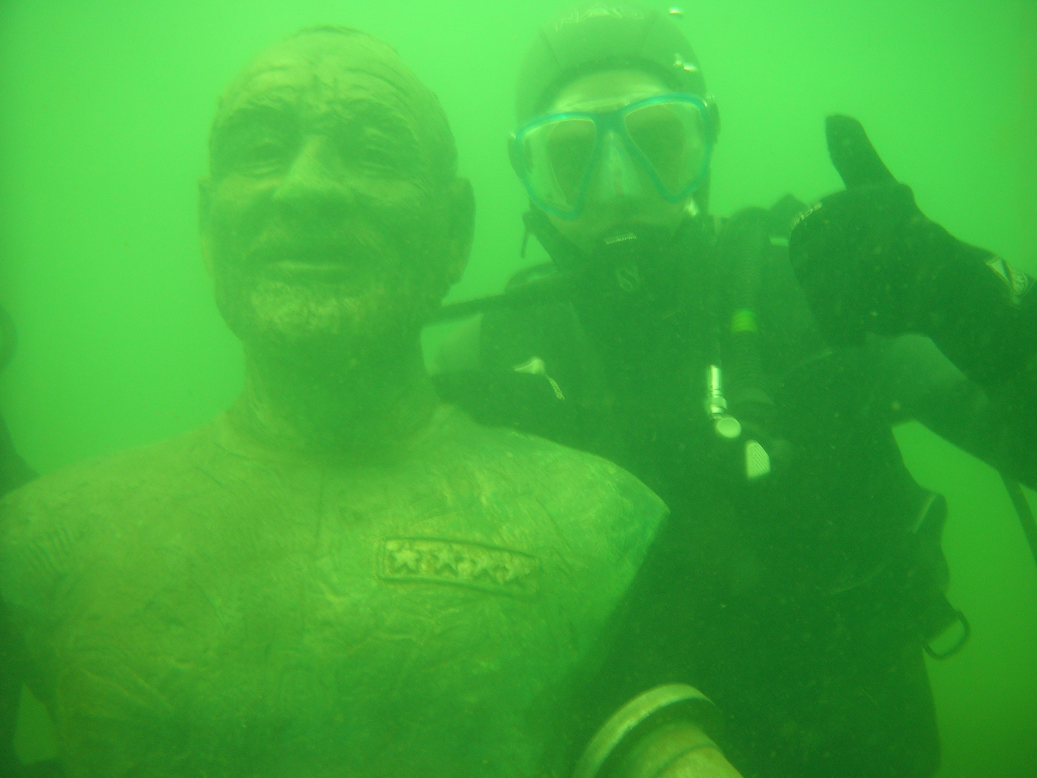
#> input picture uiqm/m906_img_.png, 1037 x 778 px, found by its file name; its folder holds only this picture in this run
$ python metric_uiqm.py   (older library calls are emulated)
#> lines starting #> are read from the running program, lines starting #| are printed output that depends on the picture; long printed decimals are rounded
'''
Metrics for unferwater image quality evaluation.

Author: Xuelei Chen
Email: chenxuelei@hotmail.com

Usage:
python evaluate.py RESULT_PATH
'''
import numpy as np
# from skimage.measure import  compare_ssim
import math
import sys
from skimage import io, color, filters
import os
import math

def nmetrics(a):
    rgb = a
    # lab = color.rgb2lab(a)
    gray = color.rgb2gray(a)
    # [31 lines of commented-out code are left out]
    p1 = 0.0282
    p2 = 0.2953
    p3 = 3.5753

    #1st term UICM
    rg = rgb[:,:,0] - rgb[:,:,1]
    yb = (rgb[:,:,0] + rgb[:,:,1]) / 2 - rgb[:,:,2]
    rgl = np.sort(rg,axis=None)
    ybl = np.sort(yb,axis=None)
    al1 = 0.1
    al2 = 0.1
    T1 = int(al1 * len(rgl))
    T2 = int(al2 * len(rgl))
    rgl_tr = rgl[T1:-T2]
    ybl_tr = ybl[T1:-T2]

    urg = np.mean(rgl_tr)
    s2rg = np.mean((rgl_tr - urg) ** 2)
    uyb = np.mean(ybl_tr)
    s2yb = np.mean((ybl_tr- uyb) ** 2)

    uicm =-0.0268 * np.sqrt(urg**2 + uyb**2) + 0.1586 * np.sqrt(s2rg + s2yb)

    #2nd term UISM (k1k2=8x8)
    Rsobel = rgb[:,:,0] * filters.sobel(rgb[:,:,0])
    Gsobel = rgb[:,:,1] * filters.sobel(rgb[:,:,1])
    Bsobel = rgb[:,:,2] * filters.sobel(rgb[:,:,2])

    Rsobel=np.round(Rsobel).astype(np.uint8)
    Gsobel=np.round(Gsobel).astype(np.uint8)
    Bsobel=np.round(Bsobel).astype(np.uint8)

    Reme = eme(Rsobel)
    Geme = eme(Gsobel)
    Beme = eme(Bsobel)

    uism = 0.299 * Reme + 0.587 * Geme + 0.114 * Beme

    #3rd term UIConM
    uiconm = logamee(gray)

    uiqm = p1 * uicm + p2 * uism + p3 * uiconm
    print(uicm, uism, uiconm)
    return uiqm

def eme(ch,blocksize=8):

    num_x = math.ceil(ch.shape[0] / blocksize)
    num_y = math.ceil(ch.shape[1] / blocksize)

    eme = 0
    w = 2. / (num_x * num_y)
    for i in range(num_x):

        xlb = i * blocksize
        if i < num_x - 1:
            xrb = (i+1) * blocksize
        else:
            xrb = ch.shape[0]

        for j in range(num_y):

            ylb = j * blocksize
            if j < num_y - 1:
                yrb = (j+1) * blocksize
            else:
                yrb = ch.shape[1]

            block = ch[xlb:xrb,ylb:yrb]

            blockmin = float(np.min(block))
            blockmax = float(np.max(block))

            # # old version
            # if blockmin == 0.0: eme += 0
            # elif blockmax == 0.0: eme += 0
            # else: eme += w * math.log(blockmax / blockmin)

            # new version
            if blockmin == 0: blockmin+=1
            if blockmax == 0: blockmax+=1
            eme += w * math.log(blockmax / blockmin)
    return eme

def plipsum(i,j,gamma=1026):
    return i + j - i * j / gamma

def plipsub(i,j,k=1026):
    return k * (i - j) / (k - j)

def plipmult(c,j,gamma=1026):
    return gamma - gamma * (1 - j / gamma)**c

def logamee(ch,blocksize=8):

    num_x = math.ceil(ch.shape[0] / blocksize)
    num_y = math.ceil(ch.shape[1] / blocksize)

    s = 0
    w = 1. / (num_x * num_y)
    for i in range(num_x):

        xlb = i * blocksize
        if i < num_x - 1:
            xrb = (i+1) * blocksize
        else:
            xrb = ch.shape[0]

        for j in range(num_y):

            ylb = j * blocksize
            if j < num_y - 1:
                yrb = (j+1) * blocksize
            else:
                yrb = ch.shape[1]

            block = ch[xlb:xrb,ylb:yrb]
            blockmin = float(np.min(block))
            blockmax = float(np.max(block))

            top = plipsub(blockmax,blockmin)
            bottom = plipsum(blockmax,blockmin)

            m = top/bottom
            if m ==0.:
                s+=0
            else:
                s += (m) * np.log(m)

    return plipmult(w,s)

def main():
    result_path = r'D:\workspace\python\uie-metric\uiqm'

    result_dirs = os.listdir(result_path)

    sumuiqm = 0.

    N=0
    for imgdir in result_dirs:
        if '.png' in imgdir:
            #corrected image
            corrected = io.imread(os.path.join(result_path,imgdir))
#> corrected is the input picture: shape (778, 1037, 3); mean R, G, B 64.9, 172.3, 56.9

            uiqm = nmetrics(corrected)
#> in nmetrics, `gray = color.rgb2gray(a)`:
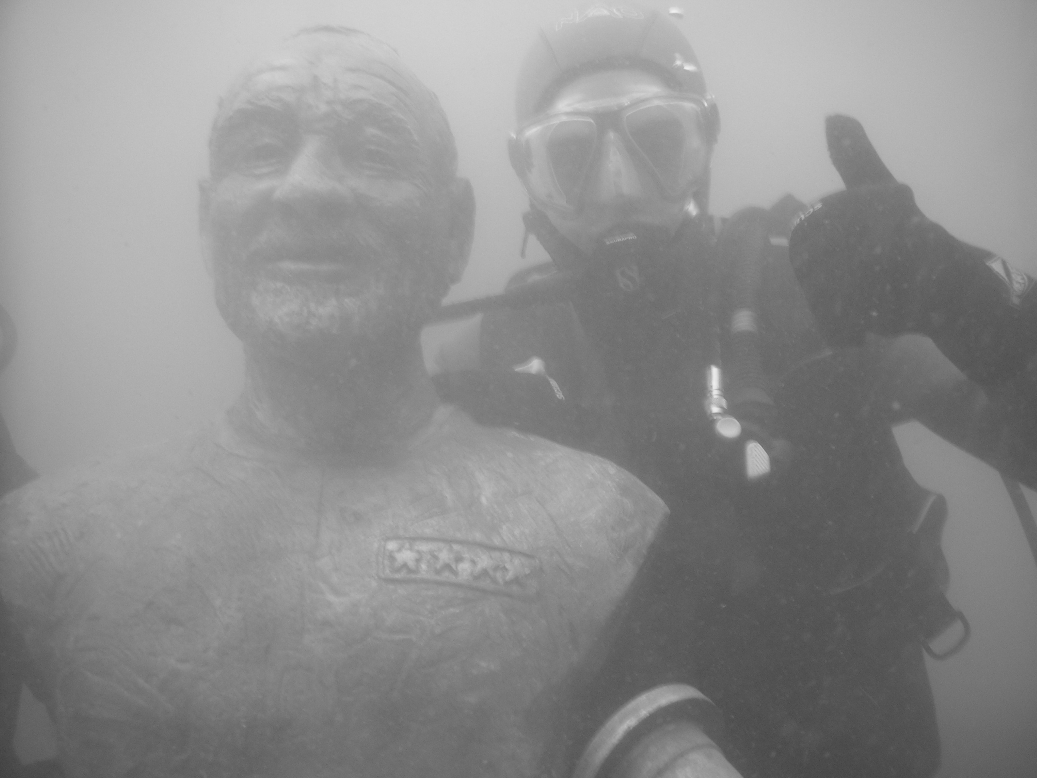
#> gray: shape (778, 1037) float64; min 0.25, max 0.94, mean 0.553
#> in nmetrics, `rg = rgb[:,:,0] - rgb[:,:,1]`:
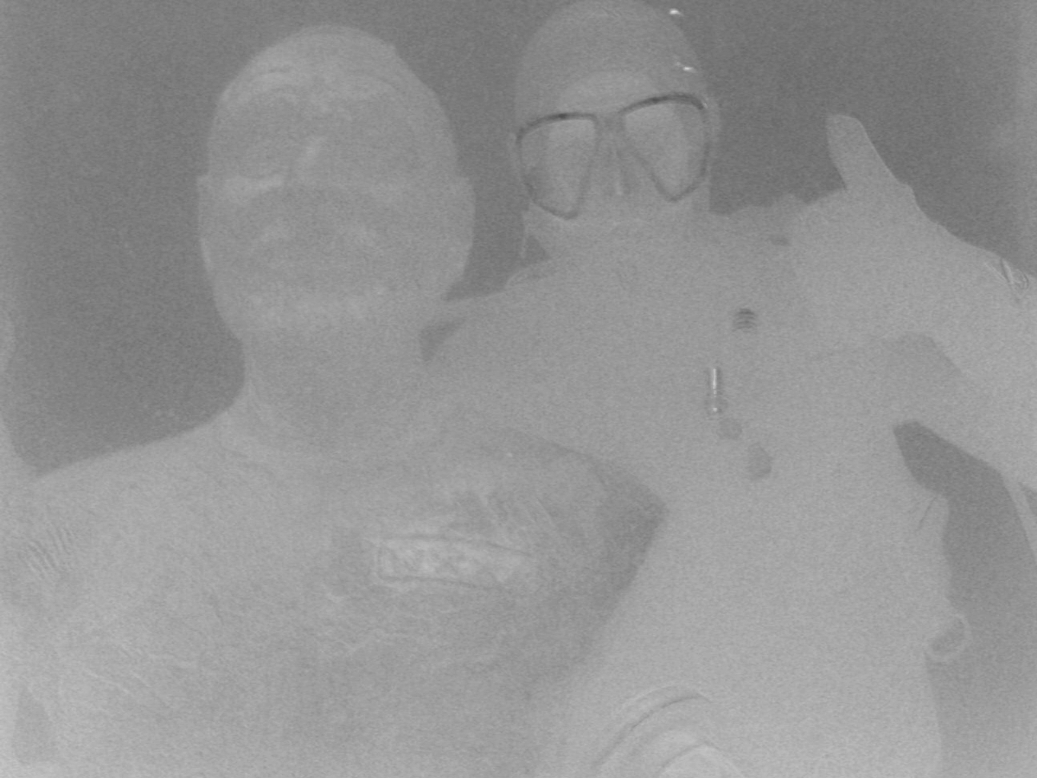
#> rg: shape (778, 1037); min 80, max 214, mean 148.6
#> in nmetrics, `yb = (rgb[:,:,0] + rgb[:,:,1]) / 2 - rgb[:,:,2]`:
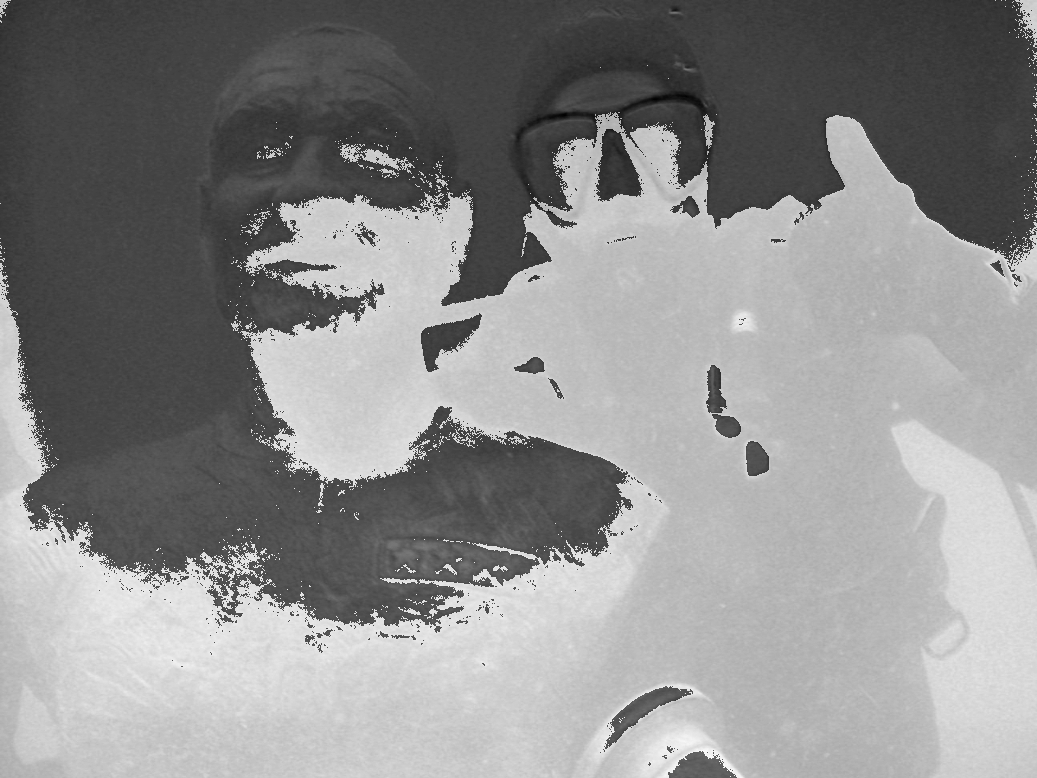
#> yb: shape (778, 1037) float64; min -113.5, max 101, mean 5; drawn with min black and max white
#> in nmetrics, `T1 = int(al1 * len(rgl))`: T1 = 80678
#> in nmetrics, `urg = np.mean(rgl_tr)`: urg = 149.2
#> in nmetrics, `s2rg = np.mean((rgl_tr - urg) ** 2)`: s2rg = 172.7
#> in nmetrics, `uyb = np.mean(ybl_tr)`: uyb = 5.33
#> in nmetrics, `s2yb = np.mean((ybl_tr- uyb) ** 2)`: s2yb = 2597.9
#> in nmetrics, `uicm =-0.0268 * np.sqrt(urg**2 + uyb**2) + 0.1586 * np.sqrt(s2rg + s2yb)`: uicm = 4.35
#> in nmetrics, `Rsobel = rgb[:,:,0] * filters.sobel(rgb[:,:,0])`:
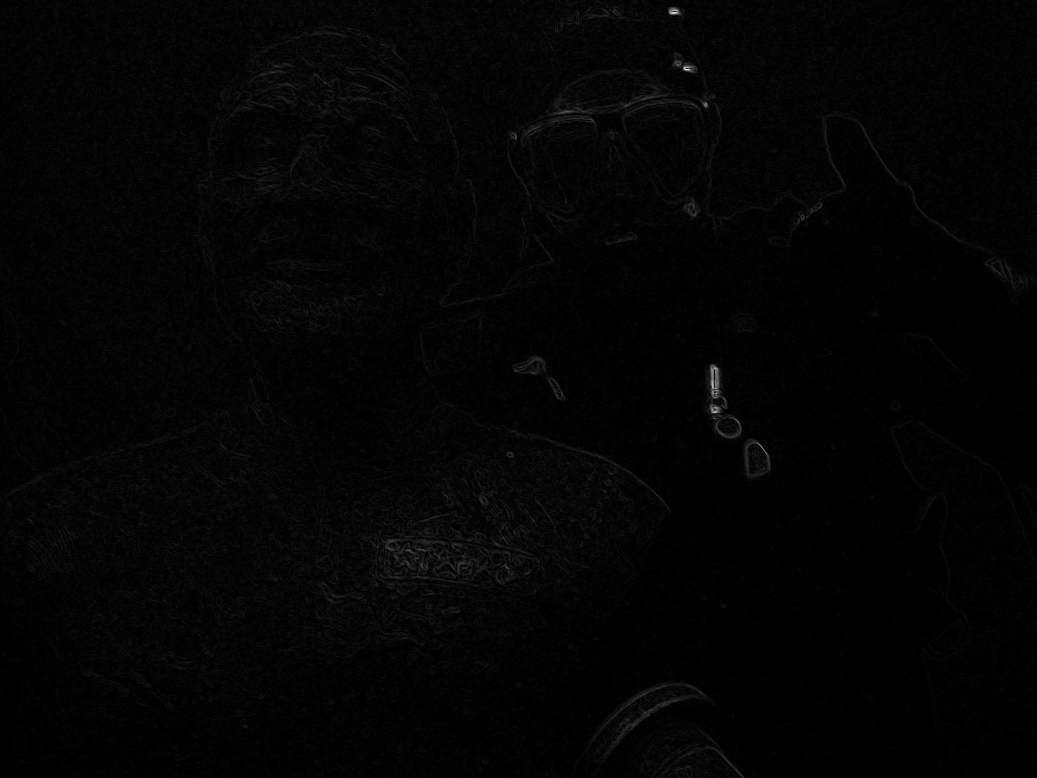
#> Rsobel: shape (778, 1037) float64; min 0, max 44.11, mean 0.8; drawn with min black and max white
#> after the loop in eme, `for i in range(num_x):`: eme = 0.956
#> in nmetrics, `Geme = eme(Gsobel)`: Geme = 2.19
#> in nmetrics, `Beme = eme(Bsobel)`: Beme = 0.217
#> in nmetrics, `uism = 0.299 * Reme + 0.587 * Geme + 0.114 * Beme`: uism = 1.6
#| 4.348 1.598 -0.07734

            sumuiqm += uiqm
            N +=1


    muiqm = sumuiqm/N
    print(muiqm)
#| 0.318

if __name__ == '__main__':
    main()
